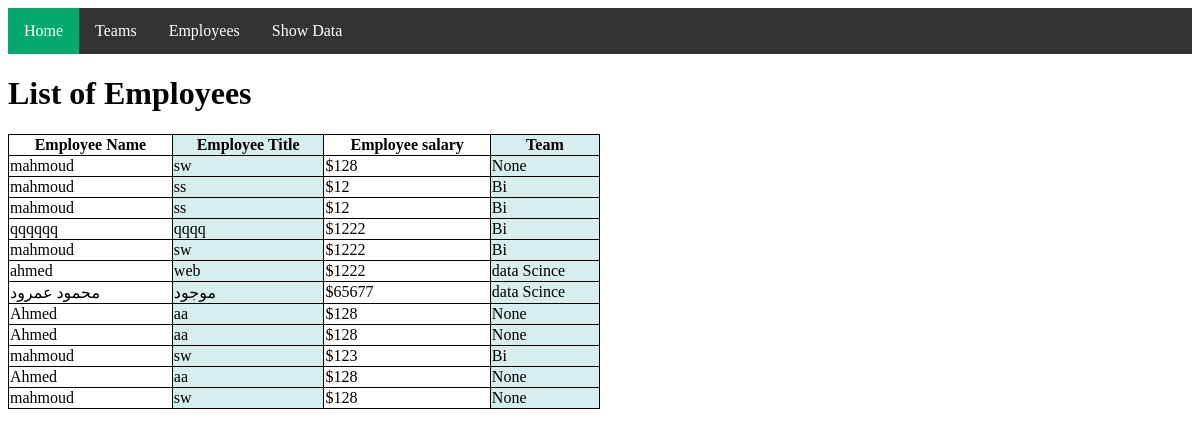
/employees/, run on the app's committed database.
### company/models.py (models this page shows, shortened)
class Epmloyee(models.Model):
    name= models.CharField(max_length=50)
    title= models.CharField(max_length=50)
    salary=models.IntegerField()
    team=models.ForeignKey("TeamLeader",on_delete=models.CASCADE,blank=True, null=True)

class TeamLeader(models.Model):
    name=models.CharField(max_length=15,primary_key=True)
    manger=models.ForeignKey(Epmloyee,on_delete=models.PROTECT)
    def __str__(self):
        return self.name

### company/views.py (the view)
# urls.py: path('employees/', show_employees, name='show_employees'),
def show_employees(request):
    employees = Epmloyee.objects.all()
    return render(request, 'company/employees.html', {'employees': employees})

### company/templates/company/employees.html (shortened to what this page needs)
<!DOCTYPE html>
<html lang="en">
<head>
</head>
<body>
<ul>
<li><a class="active" href="#home">Home</a></li>
<li><a href="{%url 'DisplayTeam'%}">Teams</a></li>
<li><a href="{%url 'DisplayEmp'%}">Employees</a></li>
<li><a href="{%url 'show_employees'%}">Show Data</a></li>
</ul>
<div >
    <table style="width:50%">
        <h1>List of Employees</h1>
      <tr>
        <th>Employee Name</th>
        <th>Employee Title</th>
        <th>Employee salary</th>
        <th>Team</th>
      </tr>
        {% for employee in employees %}
      <tr>
        <td>{{ employee.name }}</td>
        <td>{{ employee.title }} </td>
        <td>${{ employee.salary }}</td>
        <td>{{ employee.team }}</td>
      </tr>
  {% endfor %}
  </table>
</div>
</body>
</html>

### company/templates/company/employees.html (style rules this page uses)
ul { list-style-type: none; margin: 0; padding: 0; overflow: hidden; background-color: #333; }
li { float: left; }
li a { display: block; color: white; text-align: center; padding: 14px 16px; text-decoration: none; }
.active { background-color: #04AA6D; }
table, th, td { border: 1px solid black; border-collapse: collapse; }
th:nth-child(even),td:nth-child(even) { background-color: #D6EEEE; }

### data on the page
Epmloyee: name "mahmoud", title "sw", salary "128", team "None"
Epmloyee: name "mahmoud", title "ss", salary "12", team "Bi"
Epmloyee: name "mahmoud", title "ss", salary "12", team "Bi"
Epmloyee: name "qqqqqq", title "qqqq", salary "1222", team "Bi"
Epmloyee: name "mahmoud", title "sw", salary "1222", team "Bi"
Epmloyee: name "ahmed", title "web", salary "1222", team "data Scince"
Epmloyee: name "محمود عمرود", title "موجود", salary "65677", team "data Scince"
Epmloyee: name "Ahmed", title "aa", salary "128", team "None"
Epmloyee: name "Ahmed", title "aa", salary "128", team "None"
Epmloyee: name "mahmoud", title "sw", salary "123", team "Bi"
Epmloyee: name "Ahmed", title "aa", salary "128", team "None"
Epmloyee: name "mahmoud", title "sw", salary "128", team "None"
